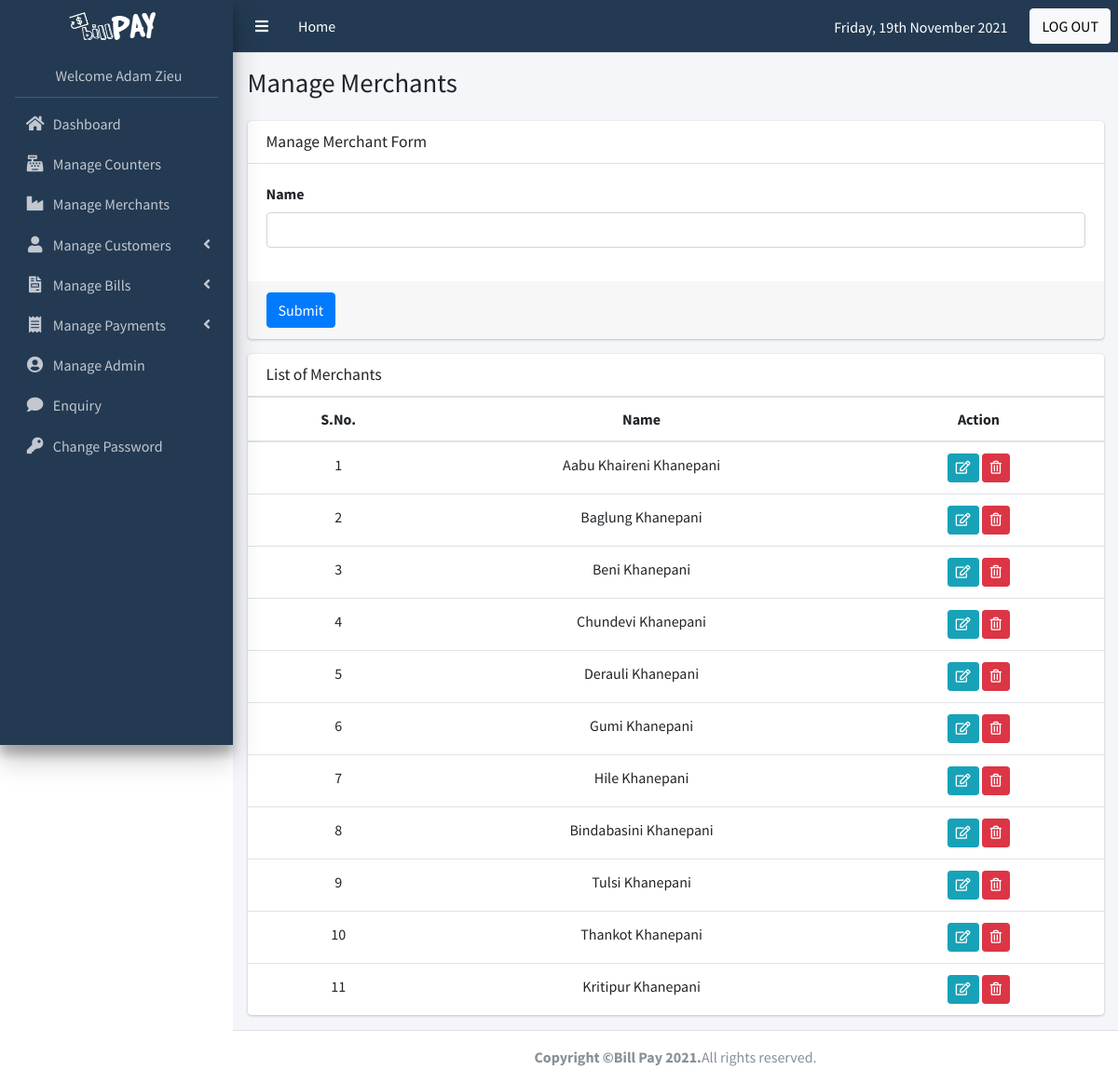
Page /public/public_html/backend/managingMerchant (signed in) on the committed database.
### tables this page shows
CREATE TABLE `tb_merchants` (
  `m_id` int(11) NOT NULL,
  `name` varchar(255) NOT NULL
);

### public/functions/loadsTemplate.php (called while the page is built, shortened)
<?php
	function loadsTemplate($nameOfFile, $varsOfViews){
		extract($varsOfViews);
		require $nameOfFile;
		$pageContents = ob_get_clean();
		return $pageContents;
	}
?>

### public/pageControllers/backend/managingMerchant.php (called while the page is built, shortened)
<?php
	if(isset($_GET['updateId'])){
		$currentMerchant = $merchantTbl->funcSelect('m_id' , $_GET['updateId']);
		$dataOfMerchant=$currentMerchant->fetch();
	}
	else{
		$dataOfMerchant =[];
	}
	$merchant_records=$merchantTbl->funcAllSelect();
	$recordsOfMerchant=$merchant_records->fetchAll();
	$varsCriteria = [
        'recordsOfMerchant'=>$recordsOfMerchant,
        'dataOfMerchant'=>$dataOfMerchant
    ];
	$pageContents = loadsTemplate("../../views/backend/merchant_v.php", $varsCriteria);
?>

### public/includes/bEnd_init.php (called while the page is built, shortened)
<?php
	require '../../diss_db/connectsDb.php';
	require '../../classes/DatabaseTbl.php';
	require '../../functions/loadsTemplate.php';
	$merchantTbl = new DatabaseTbl('tb_merchants');
?>

### public/classes/DatabaseTbl.php (called while the page is built, shortened)
<?php
  class DatabaseTbl{
    public $dbTable;
    public function __construct($dbTable)
    {
      $this->dbTable = $dbTable;
    }
 function funcAllSelect()
    {
      global $pdo;
      $stmtForQuery = $pdo->prepare("SELECT * FROM $this->dbTable" );
      $stmtForQuery->execute();
      return $stmtForQuery;
    }
  }
?>

### public/views/backend/merchant_v.php (the view, shortened to what this page needs)
<div class="content-header">
  <div class="container-fluid">
    <div class="row mb-2">
      <div class="col-sm-6">
        <h1 class="m-0">Manage Merchants</h1>
      </div>
    </div>
  </div>
</div>
<div class="content">
  <div class="container-fluid">
  	<div class="row">
  		<div class="col-md-12">
        <div class="card">
          <div class="card-header">
            <h3 class="card-title">Manage Merchant Form</h3>
          </div>
          <form action="managingMerchant" method="POST" enctype="multipart/form-data">
            <div class="card-body">
              <div class="form-group">
                <label>Name</label>
                <input type="text" id="name" name="name" class="form-control" required = "" value="<?php if(isset($dataOfMerchant['name']))echo $dataOfMerchant['name']; ?>" >
              </div>
            </div>
            <div class="card-footer">
              <button class="btn btn-primary" type="submit" name="save_btn">Submit</button>
            </div>
          </form>
        </div>
      </div>
  	</div>
  	<div class="row">
      <div class="col-12">
        <div class="card">
          <div class="card-header">
            <h3 class="card-title">List of Merchants</h3>
          </div>
          <div class="card-body table-responsive p-0">
            <table class="table table-head-fixed text-nowrap">
              <thead class="text-center">
                <tr>
                	<th>S.No.</th>
                  <th>Name</th>
                  <th>Action</th>
                </tr>
              </thead>
              <tbody>
                <?php
                  $i_merchant = 1;
                  foreach ($recordsOfMerchant as $merchantInRow) {
                    echo '<tr class="col text-center">';
                    echo '<td>' . $i_merchant++ . '</td>';
                    echo '<td>' . $merchantInRow['name'] . '</td>';
                ?>
                <td>
                  <a href="managingMerchant&updateId=<?php echo $merchantInRow['m_id']?>" data-toggle="tooltip" title="Edit" class="btn btn-info btn-sm"><i class="far fa-edit"></i>
                  </a>
                  <a href="#" onclick="javascript: if(confirm('Do you want to delete it?')){document.location='managingMerchant&removeId=<?php echo $merchantInRow['m_id']?>';}" class="btn btn-danger btn-sm" data-toggle="tooltip" title="Delete"><i class="far fa-trash-alt"></i></a>
                </td>
                <?php
                  echo'</tr>';
                    }
                ?>
              </tbody>
            </table>
          </div>
        </div>
      </div>
    </div>
  </div>
</div>

### rows in the picture
tb_merchants: name "Aabu Khaireni Khanepani"
tb_merchants: name "Baglung Khanepani"
tb_merchants: name "Beni Khanepani"
tb_merchants: name "Chundevi Khanepani"
tb_merchants: name "Derauli Khanepani"
tb_merchants: name "Gumi Khanepani"
tb_merchants: name "Hile Khanepani"
tb_merchants: name "Bindabasini Khanepani"
tb_merchants: name "Tulsi Khanepani"
tb_merchants: name "Thankot Khanepani"
tb_merchants: name "Kritipur Khanepani"

### other values in the picture
$_SESSION['fullName'] "Adam Zieu"
